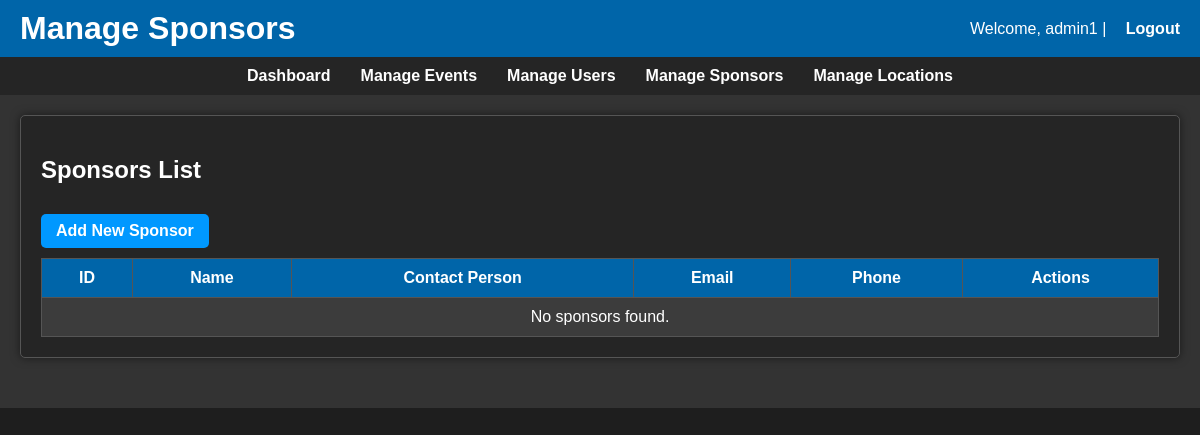
The page /admin/admin_sponsors.php (signed in) on the database as committed earlier.
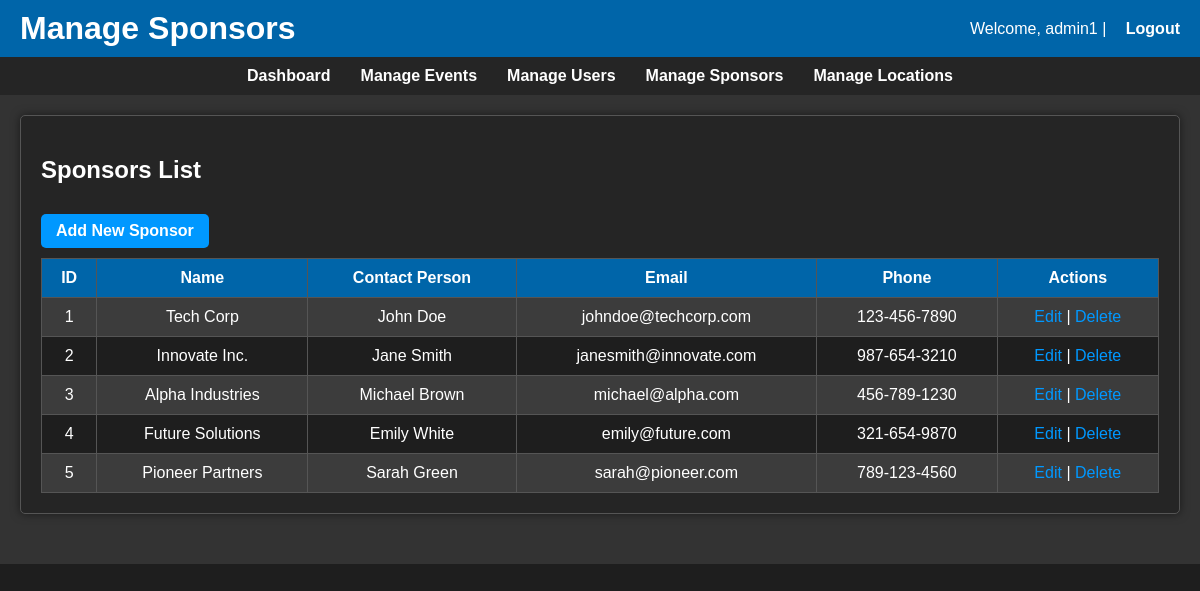
The same page on the database as committed later.
### tables this page shows
CREATE TABLE `sponsors` (
  `sponsor_id` int(11) NOT NULL,
  `sponsor_name` varchar(100) NOT NULL,
  `contact_person` varchar(100) DEFAULT NULL,
  `contact_email` varchar(100) DEFAULT NULL,
  `phone_number` varchar(20) DEFAULT NULL,
  `sponsorship_amount` decimal(10,2) NOT NULL
);

### admin/admin_sponsors.php (the view, shortened to what this page needs)
<?php
include '../config/db_connect.php';
$sponsors = $conn->query("SELECT * FROM sponsors ORDER BY sponsor_id ASC");
?>
<!DOCTYPE html>
<html lang="en">
<head>
    <link rel="stylesheet" href="/assets/css/style2.css">
</head>
<body>
    <header>
        <h1>Manage Sponsors</h1>
        <p>Welcome, <?php echo htmlspecialchars($_SESSION['username']); ?> | <a href="/auth/logout.php">Logout</a></p>
    </header>
    <nav>
        <a href="/admin/admin.php">Dashboard</a>
        <a href="/admin/admin_events.php">Manage Events</a>
        <a href="/admin/admin_users.php">Manage Users</a>
        <a href="/admin/admin_sponsors.php">Manage Sponsors</a>
        <a href="/admin/admin_locations.php">Manage Locations</a>
    </nav>
    <div class="container">
        <div class="section">
            <h2>Sponsors List</h2>
            <a href="add_sponsor.php" class="add-btn">Add New Sponsor</a>
            <table>
                <tr>
                    <th>ID</th>
                    <th>Name</th>
                    <th>Contact Person</th>
                    <th>Email</th>
                    <th>Phone</th>
                    <th>Actions</th>
                </tr>
                <?php if ($sponsors->num_rows > 0): ?>
                    <?php while ($sponsor = $sponsors->fetch_assoc()): ?>
                    <tr>
                        <td><?php echo $sponsor['sponsor_id']; ?></td>
                        <td><?php echo htmlspecialchars($sponsor['sponsor_name']); ?></td>
                        <td><?php echo htmlspecialchars($sponsor['contact_person']); ?></td>
                        <td><?php echo htmlspecialchars($sponsor['contact_email']); ?></td>
                        <td><?php echo htmlspecialchars($sponsor['phone_number']); ?></td>
                        <td>
                            <a href="edit_sponsor.php?id=<?php echo $sponsor['sponsor_id']; ?>">Edit</a> |
                            <a href="delete_sponsor.php?id=<?php echo $sponsor['sponsor_id']; ?>" onclick="return confirm('Are you sure you want to delete this sponsor?')">Delete</a>
                        </td>
                    </tr>
                    <?php endwhile; ?>
                <?php else: ?>
                    <tr>
                        <td colspan="7">No sponsors found.</td>
                    </tr>
                <?php endif; ?>
            </table>
        </div>
    </div>
</body>
</html>

### assets/css/style2.css (style rules this page uses)
body { font-family: Arial, sans-serif; margin: 0; padding: 0; background-color: #1e1e1e; color: #ffffff; }
header { background-color: #0065a9; color: white; padding: 10px 20px; display: flex; justify-content: space-between; align-items: center; }
h1 { color: #ffffff; }
h2 { color: #ffffff; }
header h1 { margin: 0; }
header p { margin: 0; }
header a { color: white; text-decoration: none; font-weight: bold; margin-left: 15px; }
nav { display: flex; justify-content: center; background-color: #252525; padding: 10px; }
nav a { color: #ffffff; margin: 0 15px; text-decoration: none; font-weight: bold; }
.container { padding: 20px; }
.section { margin-bottom: 30px; background-color: #444444; padding: 15px; border-radius: 5px; box-shadow: 0 0 10px rgba(0, 0, 0, 0.5); }
@media (min-width: 768px) { .container { flex-direction: row; align-items: flex-start; } }
th { background-color: #0065a9; color: white; }
tr:nth-child(even) { background-color: #3c3c3c; }
tr:nth-child(odd) { background-color: #1e1e1e; }
table { width: 100%; border-collapse: collapse; margin-top: 10px; }
th, td { padding: 10px; text-align: center; border: 1px solid #555555; }
a { color: #0098ff; text-decoration: none; }
.add-btn { display: inline-block; margin-top: 10px; padding: 8px 15px; background-color: #0098ff; color: white; border-radius: 5px; text-decoration: none; font-weight: bold; }

### admin/admin_sponsors.php (style rules this page uses)
header { background-color: #0065a9; color: white; padding: 10px 20px; display: flex; justify-content: space-between; align-items: center; }
header h1 { margin: 0; }
header p { margin: 0; }
header a { color: white; text-decoration: none; font-weight: bold; margin-left: 15px; }
.container { padding: 20px; background-color: #333333; }
.section { padding: 20px; border-radius: 5px; border: 1px solid #555555; border-radius: 5px; background-color: #252525; }
table { width: 100%; border-collapse: collapse; margin-top: 10px; }
th, td { padding: 10px; text-align: center; border: 1px solid #555555; }
th { background-color: #0065a9; color: white; }
.add-btn { display: inline-block; padding: 8px 15px; background-color: #0098ff; color: white; border-radius: 5px; text-decoration: none; font-weight: bold; }

Rows that differ between the two databases and show on the page:
added sponsors: sponsor_id "1", sponsor_name "Tech Corp", contact_person "John Doe", contact_email "johndoe@techcorp.com", phone_number "123-456-7890"
added sponsors: sponsor_id "2", sponsor_name "Innovate Inc.", contact_person "Jane Smith", contact_email "janesmith@innovate.com", phone_number "987-654-3210"
added sponsors: sponsor_id "3", sponsor_name "Alpha Industries", contact_person "Michael Brown", contact_email "michael@alpha.com", phone_number "456-789-1230"
added sponsors: sponsor_id "4", sponsor_name "Future Solutions", contact_person "Emily White", contact_email "emily@future.com", phone_number "321-654-9870"
added sponsors: sponsor_id "5", sponsor_name "Pioneer Partners", contact_person "Sarah Green", contact_email "sarah@pioneer.com", phone_number "789-123-4560"
Other text that changed with them:
text no longer shown: "No sponsors found."
